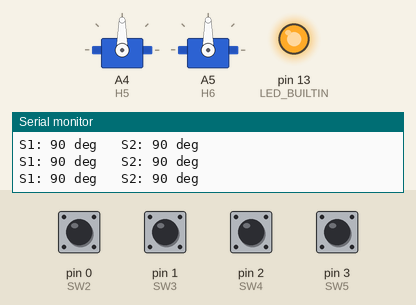
The sketch below on a simulated Arduino Nano, built for the host (arithmetic inside an expression is 32-bit, double 64-bit). On the bench: 2 × servo, output pins drawn as LEDs (lit = HIGH), the last lines printed to the serial monitor. The inputs (shaded band) are chosen by the test bench; at power-on: pin 0 (SW2), pin 1 (SW3), pin 2 (SW4), pin 3 (SW5) HIGH (analog values on the 0–1023 scale).

Above: at 3.2 s.
3.3 s: pin 0 (SW2) pulled LOW for 1 s
At 4.5 s:
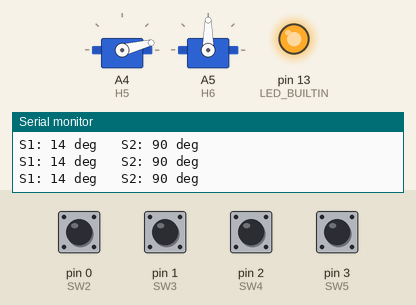
5.8 s: pin 2 (SW4) pulled LOW for 0.15 s
At 7.0 s:
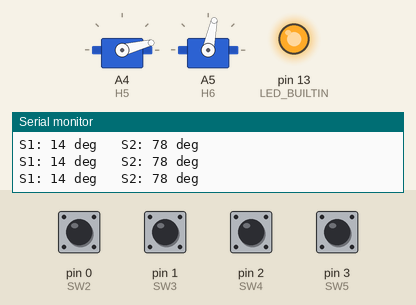
7.4 s: pin 3 (SW5) pulled LOW for 1 s
At 9.4 s:
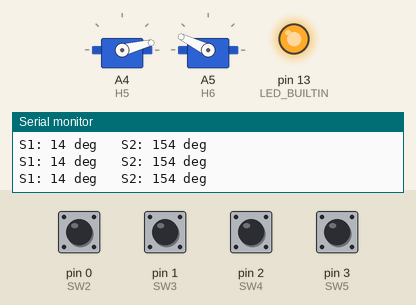
9.9 s: pin 1 (SW3) pulled LOW for 0.15 s
At 11.2 s:
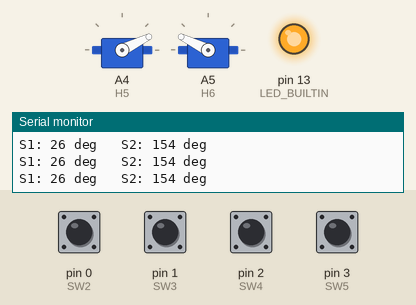
11.5 s: pin 3 (SW5) pulled LOW for 0.15 s
At 12.4 s:
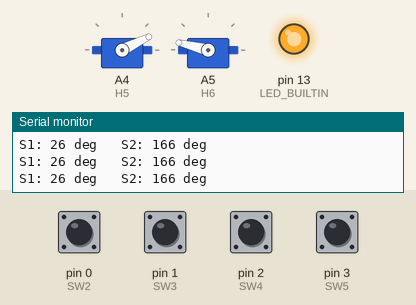
13.1 s: pin 0 (SW2) pulled LOW for 0.15 s
At 14.7 s:
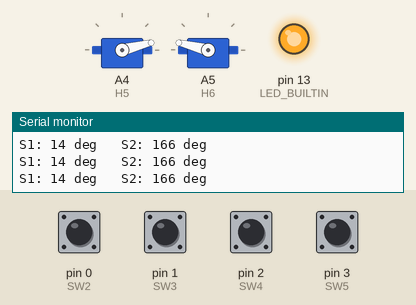
Timing chart, 0 to 15.7 s (numbered marks = the images above; inputs shaded):
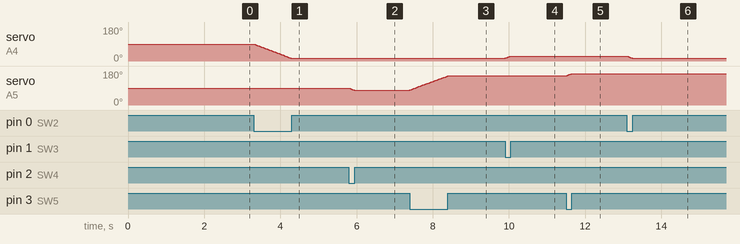

Measured:
- after the input at 3.3 s, servo on A4 (H5): moves from 90° to 14° over 0.96 s, starting at once
- after the input at 5.8 s, servo on A5 (H6): 90° → 78° at once
- after the input at 7.4 s, servo on A5 (H6): moves from 78° to 154° over 0.99 s, starting at once
- after the input at 9.9 s, servo on A4 (H5): 14° → 26° at once
- after the input at 11.5 s, servo on A5 (H6): 154° → 166° at once
- after the input at 13.1 s, servo on A4 (H5): 26° → 14° at once

The sketch:

B10_Servo_Controller_Project.ino
```cpp
/* ================================================================================
Project: Servo Controller [B10_Servo_Controller_Project]
Version: 1.2
Updated: September 14, 2026

Platform: mirobo.tech BEAPER Nano circuit (any configuration)
Requires: BEAPERNano.h header file

Before starting this project, re-read GE 1 and GE 3 from
Activity 10: Analog Output.

Servo position is controlled by PWM pulse width, not duty cycle.
The standard hobby servo protocol uses a 50 Hz signal where:
  - 1.0ms pulse = full anti-clockwise (~0 degrees)
  - 1.5ms pulse = centre position (~90 degrees)
  - 2.0ms pulse = full clockwise (~180 degrees)

Arduino's Servo library handles all of this automatically.
The servo.write(angle) function accepts an angle in degrees
(0-180) and generates the correct pulse width internally,
making servo control much simpler than raw PWM.

Servo connector locations on BEAPER Nano:
  H5 - Servo channel 1
  H6 - Servo channel 2
  H7 - Servo channel 3
  H8 - Servo channel 4

Controls:
  RV1 - servo 1 position (0-180 degrees, if pots installed)
  RV2 - servo 2 position (0-180 degrees, if pots installed)
  SW2/SW3 - servo 1 step anti-clockwise/clockwise (if no pots)
  SW4/SW5 - servo 2 step anti-clockwise/clockwise (if no pots)
================================================================================*/
// IMPORTANT: Make sure that BEAPERNano.h is accessible as a tab in this project.
#include "BEAPERNano.h"
#include <Servo.h>

// ---- Program Configuration -----------
bool POTS_INSTALLED = false;          // Set true if RV1 and RV2 are installed

// ---- Program Constants ---------------
const int STEP_DELAY  = 20;           // Main loop delay (ms)
const int ANGLE_STEP  = 2;            // Degrees per button press step

// ---- Servo objects -------------------
Servo servo1;                         // Servo on connector H5
Servo servo2;                         // Servo on connector H6

// ---- Program Variables ---------------
int servo1_angle = 90;                // Current angle for servo 1 (degrees)
int servo2_angle = 90;                // Current angle for servo 2 (degrees)


// ---- Program Functions ---------------

int set_servo(Servo &srv, int angle)
{
    // Set a servo to the given angle (0-180 degrees).
    // Clamps the angle to the valid range before writing.
    // Returns the clamped angle so the caller can store it.
    //
    // The '&' in 'Servo &srv' makes 'srv' a reference parameter -
    // the function works directly on the original Servo object
    // passed by the caller rather than making a copy of it.
    // This is necessary because Servo objects cannot be copied,
    // and it allows one function to work with servo1, servo2,
    // or any other Servo object passed to it.
    angle = constrain(angle, 0, 180);
    srv.write(angle);
    return angle;
}


void setup()
{
    pinMode(LED_BUILTIN, OUTPUT);
    digitalWrite(LED_BUILTIN, HIGH);

    // Attach servos to their output pins
    servo1.attach(H5);
    servo2.attach(H6);

    pinMode(SW2, INPUT_PULLUP);
    pinMode(SW3, INPUT_PULLUP);
    pinMode(SW4, INPUT_PULLUP);
    pinMode(SW5, INPUT_PULLUP);

    // Configure the ADC for 16-bit readings (0-65535), matching the
    // MicroPython board module's read_u16()-style scaling - see
    // Activity 10, GE1.
    analogReadResolution(16);

    Serial.begin(9600);
    delay(2000);                       // Give Serial Monitor time to
                                        // connect, without blocking
                                        // forever if it's never opened

    // Move both servos to centre on startup
    servo1_angle = set_servo(servo1, servo1_angle);
    servo2_angle = set_servo(servo2, servo2_angle);

    Serial.println("Servo Controller");
    if (POTS_INSTALLED)
        Serial.println("RV1: servo 1   RV2: servo 2");
    else
        Serial.println("SW2/SW3: servo 1 anti-CW/CW   SW4/SW5: servo 2 anti-CW/CW");
    Serial.println("Servos at centre (90 degrees)");
}

void loop()
{
    if (POTS_INSTALLED)
    {
        servo1_angle = map(RV1_level(), 0, 65535, 0, 180);
        servo2_angle = map(RV2_level(), 0, 65535, 0, 180);
    }
    else
    {
        if (digitalRead(SW2) == LOW)
            servo1_angle -= ANGLE_STEP;
        else if (digitalRead(SW3) == LOW)
            servo1_angle += ANGLE_STEP;

        if (digitalRead(SW4) == LOW)
            servo2_angle -= ANGLE_STEP;
        else if (digitalRead(SW5) == LOW)
            servo2_angle += ANGLE_STEP;
    }

    servo1_angle = set_servo(servo1, servo1_angle);
    servo2_angle = set_servo(servo2, servo2_angle);

    Serial.print("S1: "); Serial.print(servo1_angle);
    Serial.print(" deg   S2: "); Serial.print(servo2_angle);
    Serial.println(" deg");

    delay(STEP_DELAY);
}


/* ================================================================================
Extension Activities
================================================================================

--------------------------------------------------------------------------------
EA 1 - write() vs. writeMicroseconds()
--------------------------------------------------------------------------------

The Servo library's 'write()' function accepts angles in
degrees and converts them to pulse widths internally. The
library also provides 'writeMicroseconds(us)' for direct
pulse width control in microseconds.

Try calling 'servo1.writeMicroseconds(1000)', then 1500,
then 2000. Do these correspond to the 0, 90, and 180 degree
positions from 'write()'? Are the endpoints exactly the
same, or does your servo respond to a wider range?

Compare 'write()' with 'writeMicroseconds()' - which gives
you more control over the exact servo position? For standard
applications 'write()' is simpler, but 'writeMicroseconds()'
is useful when you need to fine-tune the endpoints or work
with servos that use a non-standard pulse width range.

--------------------------------------------------------------------------------
EA 2 - sweep(Servo &srv, int start, int end, int step_ms)
--------------------------------------------------------------------------------

Write a 'sweep(Servo &srv, int start, int end, int step_ms)'
function that moves a servo smoothly from start to end angle,
pausing step_ms milliseconds between each degree. Use it to
create a continuous scanning motion between 0 and 180 degrees.

Note that 'delay()' inside 'sweep()' blocks 'loop()' for
its full duration. How would you allow two servos to sweep
simultaneously? This is the problem Activity 11's non-blocking
timing solves.

--------------------------------------------------------------------------------
EA 3 - Servo sequencer
--------------------------------------------------------------------------------

Implement a servo sequencer using a 2D array of position and
dwell-time pairs, similar to the Sound Player's melody array:

Example code:

const int sequence[][2] = {
    {  10, 500 },   // Position, dwell time (ms)
    {  90, 300 },
    { 170, 500 },
    {  90, 300 },
};
const int SEQ_LENGTH = sizeof(sequence) / sizeof(sequence[0]);

Write a 'play_sequence(Servo &srv)' function that steps through
the array, moving the servo to each position and waiting the
specified dwell time.

--------------------------------------------------------------------------------
EA 4 - A third servo
--------------------------------------------------------------------------------

Attach a third servo to H7 (pin S3) and add a third
'Servo servo3' object and 'servo3_angle' variable. Extend
'setup()' with 'servo3.attach(H7)' and add controls for
servo 3. With three servos you can create a simple 3-DOF
(degrees of freedom) manipulator arm.

*/
```

Source omitted: BEAPERNano.h (11309 bytes)
